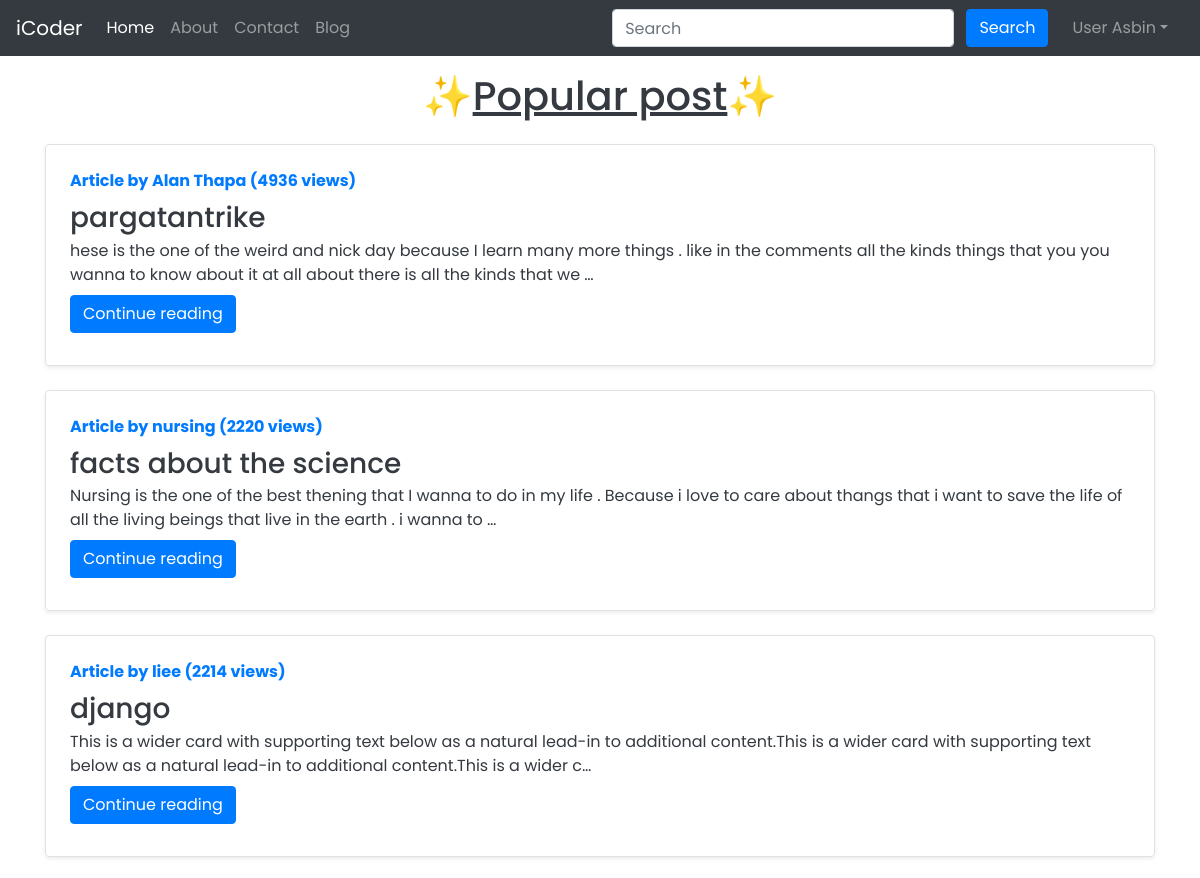
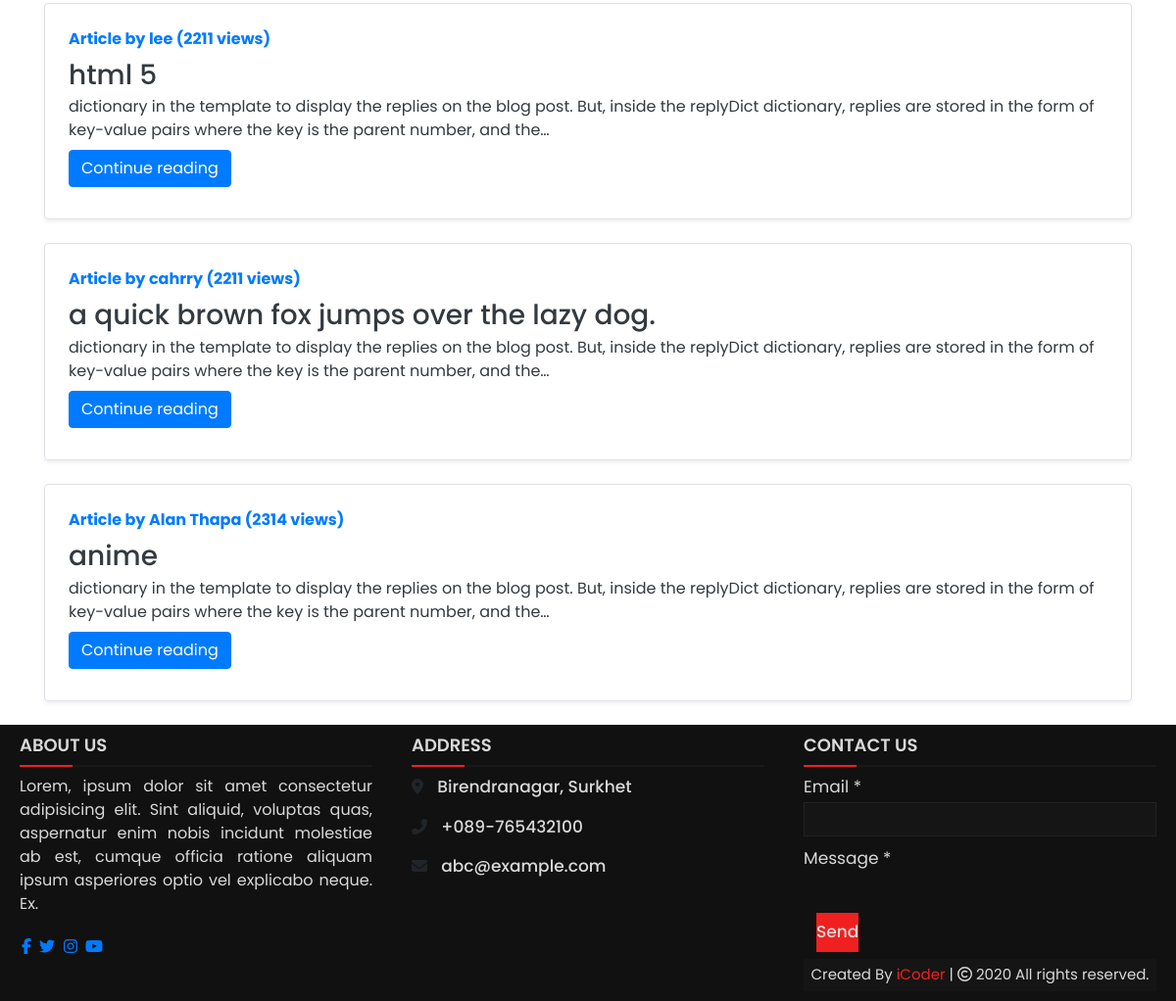
The page / (signed in) on the database its author committed (2 pictures, top to bottom).
### blog/models.py (models this page shows, shortened)
class Post(models.Model):
    sno = models.AutoField(primary_key=True)
    title = models.CharField(max_length=255)
    author = models.CharField(max_length=14)
    slug = models.CharField(max_length=130)
    views = models.IntegerField(default=0)
    timeStamp = models.DateTimeField(blank=True)
    content = models.TextField()

### home/views.py (the view)
# urls.py: path('', views.home, name="home"),
def home(request):
    allPosts = posts = Post.objects.order_by("-timeStamp", "-views")[0:6]
    context = {'allPosts': allPosts}
    return render(request, "home/home.html", context)

### templates/home/home.html (shortened to what this page needs)
{% extends 'base.html' %}
{% block homeactive %} active {% endblock homeactive %}
{% block body %}
<div class="container my-3">
  <h1 class="text-dark text-center">✨<u>Popular post</u>✨</h1>
  {% for post in allPosts %}
  <div
    class="row extradiv  no-gutters border rounded overflow-hidden flex-md-row mb-4 shadow-sm h-md-250 my-4 position-relative">
    <div class="col p-4 d-flex flex-column position-static">
      <strong class="d-inline-block mb-2 text-primary">Article by {{ post.author }} ({{ post.views }} views)</strong>
      <h3 class="mb-0"><a class="text-dark" href="/blog/{{post.slug}}">{{ post.title }} </a> </h3>
      <p class="card-text mb-auto text-dark">{{ post.content | safe | truncatechars:200}}</p>
      <div class="my-2">
        <a href="/blog/{{post.slug}}" role="button" class="btn btn-primary">Continue reading</a>
      </div>
    </div>
  </div>
  {% endfor %}
</div>
{% endblock %}

### templates/base.html (shortened to what this page needs)
<!DOCTYPE html>
<html lang="en">
<head>
  {% load static %}
  <link rel="stylesheet" href="../static/css/bootstrap-grid.min.css">
  <link rel="stylesheet" href="../static/css/bootstrap-reboot.css">
  <link rel="stylesheet" href="{% static 'css/bootstrap-grid.css' %}">
  <link rel="stylesheet" href="{% static 'css/bootstrap.css' %}">
  <link rel="stylesheet" href="{% static 'css/bootstrap.min.css' %}">
  <link rel="stylesheet" href="{% static 'css/bootstrap-grid.css' %}">
  <link rel="stylesheet" href="{% static 'css/bootstrap-grid.min.css' %}">
  <link rel="stylesheet" href="{% static 'css/bootstrap-reboot.css' %}">
  <link rel="stylesheet" href="{% static 'css/bootstrap-reboot.min.css' %}">
  <link rel="stylesheet" href="../">
  <link rel="stylesheet" href="https://stackpath.bootstrapcdn.com/bootstrap/4.2.1/css/bootstrap.min.css"
>
</head>
<body>
  <nav class="navbar navbar-expand-lg navbar-dark bg-dark">
    <a class="navbar-brand" href="/">iCoder</a>
    <div class="collapse navbar-collapse" id="navbarSupportedContent">
      <ul class="navbar-nav mr-auto">
        <li class="nav-item {% block homeactive %}  {% endblock homeactive %}">
          <a class="nav-link" href="/">Home <span class="sr-only">(current)</span></a>
        </li>
        <li class="nav-item {% block aboutactive %}  {% endblock aboutactive %}">
          <a class="nav-link" href="/about">About</a>
        </li>
        <li class="nav-item {% block contactactive %}  {% endblock contactactive %} ">
          <a class="nav-link" href="/contact">Contact</a>
        </li>
        <li class="nav-item {% block blogactive %}  {% endblock blogactive %} ">
          <a class="nav-link" href="/blog">Blog</a>
        </li>
      </ul>
      <div class="ml-auto form-inline ">
        <form method="get" action="/search" class="my-2 my-lg-0 mx-3">
          <input class="form-control mr-sm-2" type="search" placeholder="Search" aria-label="Search" name="query"
            id="query">
          <button class="btn btn-primary my-2 my-sm-0 " type="submit">Search</button>
        </form>
        {% if user.is_authenticated %}
        <ul class="navbar-nav mr-2">
          <li class="nav-item dropdown">
            <a class="nav-link dropdown-toggle" href='#' id="navbarDropdown" role="button" data-toggle="dropdown">
              User {{request.user}}</a>
          </li>
        </ul>
      </div>
      {% endif %}
    </div>
  </nav>
  {% block body %}
  {% endblock body %}
  <footer>
    <div class="main-content">
      <div class="left box">
        <h2 style="color: #d9d9d9;">
          About us</h2>
        <div class="content">
          <p style="color: #d9d9d9;">
            Lorem, ipsum dolor sit amet consectetur adipisicing elit. Sint aliquid, voluptas quas, aspernatur enim nobis
            incidunt molestiae ab est, cumque officia ratione aliquam ipsum asperiores optio vel explicabo neque. Ex.
          </p>
          <div class="social">
            <a href="https://facebook.com/coding.np"><span class="fab fa-facebook-f"></span></a>
            <a href="#"><span class="fab fa-twitter"></span></a>
            <a href="https://instagram.com/coding.np"><span class="fab fa-instagram"></span></a>
            <a href="https://youtube.com/c/codingnepal"><span class="fab fa-youtube"></span></a>
          </div>
        </div>
      </div>
      <div class="center box">
        <h2 style="color: #d9d9d9;">
          Address</h2>
        <div class="content">
          <div class="place">
            <span class="fas fa-map-marker-alt"></span>
            <span class="text" style="color: #d9d9d9;">Birendranagar, Surkhet</span>
          </div>
          <div class="phone">
            <span class="fas fa-phone-alt"></span>
            <span class="text" style="color: #d9d9d9;">+089-765432100</span>
          </div>
          <div class="email">
            <span class="fas fa-envelope"></span>
            <span class="text" style="color: #d9d9d9;">abc@example.com</span>
          </div>
        </div>
      </div>
      <div class="right box">
        <h2 style="color: #d9d9d9;">
          Contact us</h2>
        <div class="content" style="color: #d9d9d9;">
          <form action="#">
            <div class="email">
              <div class="text" style="color: #d9d9d9;">
                Email *</div>
              <input type="email" required>
            </div>
            <div class="msg">
              <div class="text" style="color: #d9d9d9;">
                Message *</div>
              <br />
              <div class="btn">
                <button type="submit" style="color: #d9d9d9;">Send</button>
              </div>
              <div class="bottom">
                <center>
                  <span class="credit" style="color: #d9d9d9;">Created By <a href="#top">iCoder</a> | </span>
                  <span class="far fa-copyright" style="color: #d9d9d9;"></span> 2020 All rights reserved.
                </center>
              </div>
            </div>
          </form>
        </div>
      </div>
    </div>
  </footer>
</body>
</html>

### templates/base.html (style rules this page uses)
* { margin: 0; padding: 0; box-sizing: border-box; font-family: 'Poppins', sans-serif; }
footer { bottom: 0px; width: 100%; background: #111; }
.main-content { display: flex; }
.main-content .box { flex-basis: 50%; padding: 10px 20px; }
.box h2 { font-size: 1.125rem; font-weight: 600; text-transform: uppercase; }
.box .content { margin: 20px 0 0 0; position: relative; }
.box .content:before { position: absolute; content: ''; top: -10px; height: 2px; width: 100%; background: #1a1a1a; }
.box .content:after { position: absolute; content: ''; height: 2px; width: 15%; background: #f12020; top: -10px; }
.left .content p { text-align: justify; }
.left .content .social { margin: 20px 0 0 0; }
.left .content .social a { padding: 0 2px; }
.center .content .text { font-size: 1.0625rem; font-weight: 500; padding-left: 10px; }
.center .content .phone { margin: 15px 0; }
.right form .text { font-size: 1.0625rem; margin-bottom: 2px; color: #656565; }
.right form .msg { margin-top: 10px; }
.right form input, .right form .msgForm { width: 100%; font-size: 1.0625rem; background: #151515; padding-left: 10px; border: 1px solid #222222; }
.right form input { height: 35px; }
.right form .btn { margin-top: 10px; }
.right form .btn button { height: 40px; width: 100%; border: none; outline: none; background: #f12020; font-size: 1.0625rem; font-weight: 500; cursor: pointer; transition: .3s; }
.bottom center { padding: 5px; font-size: 0.9375rem; background: #151515; }
.bottom center span { color: #656565; }
.bottom center a { color: #f12020; text-decoration: none; }

### rows shown on the page
Post: author "Alan Thapa", views "4936", title "pargatantrike", content "hese is the one of the weird and nick day because I learn many more things . like in the comments all the kinds things that you you wanna to know about it at all about there is all the kinds that we …"
Post: author "nursing", views "2220", title "facts about the science", content "Nursing is the one of the best thening that I wanna to do in my life . Because i love to care about thangs that i want to save the life of all the living beings that live in the earth . i wanna to …"
Post: author "liee", views "2214", title "django", content "This is a wider card with supporting text below as a natural lead-in to additional content.This is a wider card with supporting text below as a natural lead-in to additional content.This is a wider c…"
Post: author "lee", views "2211", title "html 5", content "dictionary in the template to display the replies on the blog post. But, inside the replyDict dictionary, replies are stored in the form of key-value pairs where the key is the parent number, and the…"
Post: author "cahrry", views "2211", title "a quick brown fox jumps over the lazy dog.", content "dictionary in the template to display the replies on the blog post. But, inside the replyDict dictionary, replies are stored in the form of key-value pairs where the key is the parent number, and the…"
Post: author "Alan Thapa", views "2314", title "anime", content "dictionary in the template to display the replies on the blog post. But, inside the replyDict dictionary, replies are stored in the form of key-value pairs where the key is the parent number, and the…"

### other values the page prints
{{ request.user }} "Asbin"
